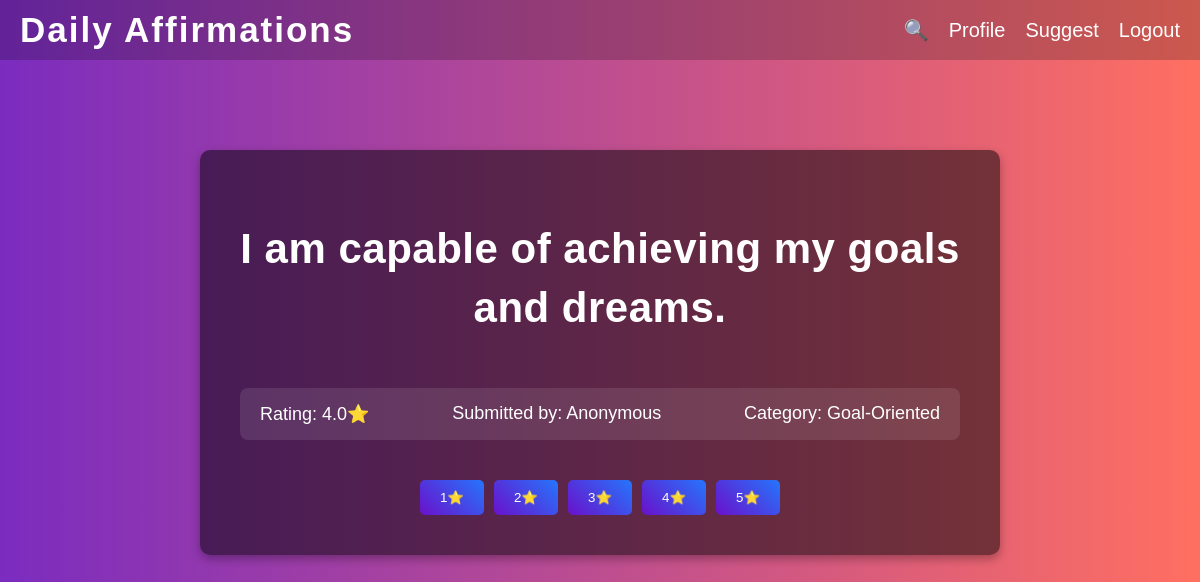
The app's page / (signed in) with its own data.
### affirmations_app/models.py (models this page shows)
class Affirmation(models.Model):
    affirmation = models.TextField()
    category = models.CharField(max_length=100)
    rating = models.FloatField(default=0)
    user = models.ForeignKey(User, on_delete=models.CASCADE, null=True, blank=True)
    def update_average_rating(self):
        ratings = UserRating.objects.filter(affirmation=self)
        if ratings.exists():
            avg_rating = ratings.aggregate(models.Avg('rating'))['rating__avg']
            self.rating = round(avg_rating, 1)
            self.save()

### affirmations_app/views.py (the view)
# urls.py: path('', views.home, name='home'),  # Using the consolidated home view
def home(request):
    context = {}
    try:
        affirmations = Affirmation.objects.all()
        if affirmations.exists():
            affirmation = random.choice(affirmations)
            affirmation.update_average_rating()
        else:
            affirmation = Affirmation.objects.create(
                affirmation="I am capable of achieving anything I set my mind to.",
                category="Motivation"
            )
        context['affirmation'] = affirmation
    except Exception as e:
        logger.error(f"Error in home view: {str(e)}")
        context['affirmation'] = {
            'affirmation': "Welcome to Daily Affirmations!",
            'rating': 0,
            'category': 'General'
        }
        messages.error(request, "There was an issue loading the affirmation. Please try again later.")
    return render(request, 'home.html', context)

### affirmations_app/templates/home.html (shortened to what this page needs)
<!DOCTYPE html>
<html lang="en">
<head>
</head>
<body>
    <header>
        <a href="{% url 'home' %}" class="logo">Daily Affirmations</a>
        <div class="nav">
            <a href="{% url 'search' %}" class="search-icon">🔍</a>
            {% if user.is_authenticated %}
                <a href="{% url 'profile' %}">Profile</a>
                <a href="{% url 'suggest_affirmation' %}">Suggest</a>
                <a href="{% url 'logout' %}">Logout</a>
            {% else %}
                <a href="{% url 'login' %}">Login</a>
                <a href="{% url 'register' %}">Register</a>
            {% endif %}
        </div>
    </header>
    <main>
        {% if affirmation %}
            <h1>{{ affirmation.affirmation }}</h1>
            <div class="details">
                <p>Rating: {{ affirmation.rating }}⭐</p>
                <p>Submitted by: {% if affirmation.user %}{{ affirmation.user.username }}{% else %}Anonymous{% endif %}</p>
                <p>Category: {{ affirmation.category }}</p>
            </div>
            {% if user.is_authenticated %}
                <div class="rating-buttons">
                    <form method="post" action="{% url 'rate_affirmation' affirmation.id %}" style="display: flex; gap: 10px;">
                        {% for i in '12345' %}
                            <button type="submit" name="rating" value="{{ i }}" class="rating-button">{{ i }}⭐</button>
                        {% endfor %}
                    </form>
                </div>
            {% endif %}
        {% else %}
            <h1>Welcome to Daily Affirmations!</h1>
            <p>No affirmations available at the moment. Be the first to add one!</p>
        {% endif %}
    </main>
</body>
</html>

### affirmations_app/templates/home.html (style rules this page uses)
* { margin: 0; padding: 0; box-sizing: border-box; font-family: Arial, sans-serif; }
body { display: flex; flex-direction: column; align-items: center; justify-content: flex-start; height: 100vh; background: linear-gradient(90deg, #7b2cbf, #ff6f61); color: white; text-align: left; padding: 0; }
header { display: flex; justify-content: space-between; align-items: center; width: 100%; padding: 10px 20px; position: absolute; top: 0; left: 0; z-index: 1000; background: rgba(0, 0, 0, 0.2); }
.logo { font-size: 35px; letter-spacing: 2px; font-weight: bold; text-decoration: none; color: white; }
.nav { display: flex; align-items: center; gap: 20px; }
.nav a { color: white; text-decoration: none; font-size: 20px; transition: opacity 0.3s; }
.search-icon { margin-left: 20px; cursor: pointer; font-size: 20px; }
main { width: 100%; max-width: 800px; background: rgba(0, 0, 0, 0.5); border-radius: 10px; padding: 40px; box-shadow: 0 4px 10px rgba(0, 0, 0, 0.3); position: relative; margin-top: 150px; display: flex; flex-direction: column; align-items: center; }
h1 { font-size: 42px; font-weight: bold; line-height: 1.4; margin: 30px 0; text-align: center; letter-spacing: 0.5px; }
.details { display: flex; justify-content: space-between; margin: 20px 0; font-size: 18px; width: 100%; padding: 0 20px; background: rgba(255, 255, 255, 0.1); border-radius: 8px; padding: 15px 20px; }
.details p { margin: 0; }
.rating-buttons { display: flex; gap: 10px; margin-top: 20px; }
.rating-button { background: linear-gradient(45deg, #6a11cb, #2575fc); color: white; border: none; padding: 10px 20px; border-radius: 5px; cursor: pointer; transition: transform 0.2s; }

### records on screen
Affirmation: affirmation "I am capable of achieving my goals and dreams.", rating "4.0", category "Goal-Oriented"

### other values on screen
{{ i }} "1" "2" "3" "4" "5"
